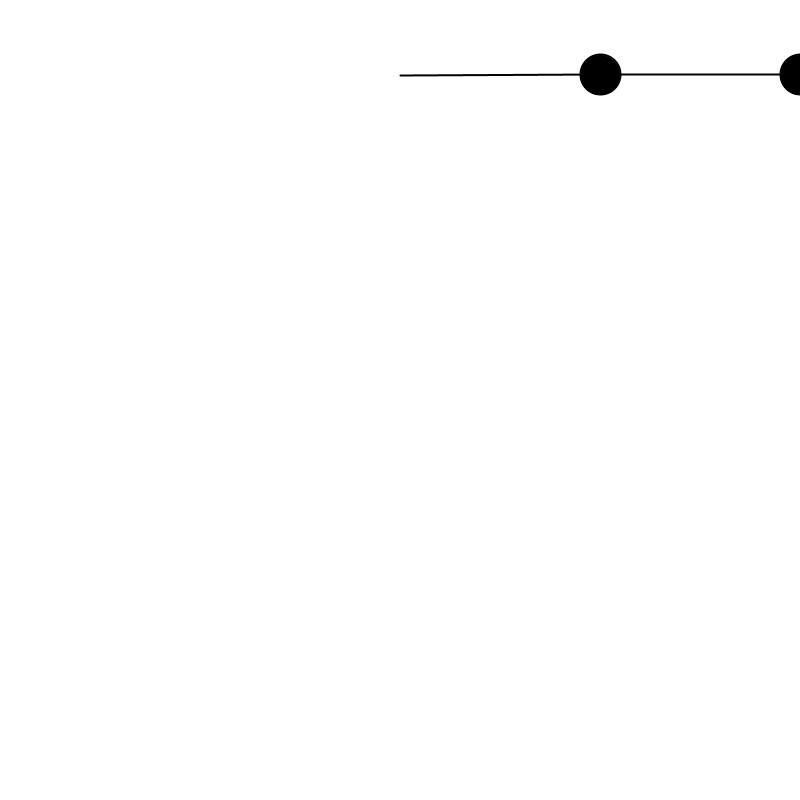
Frame 1 (no input)
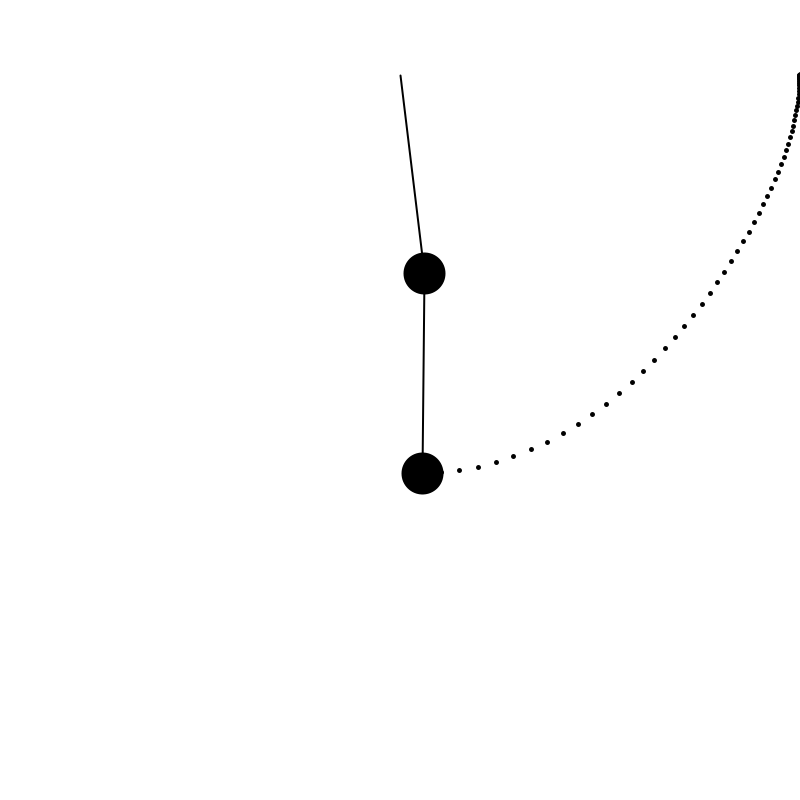
Frame 60 (the mouse pressed at the canvas centre just before this capture)
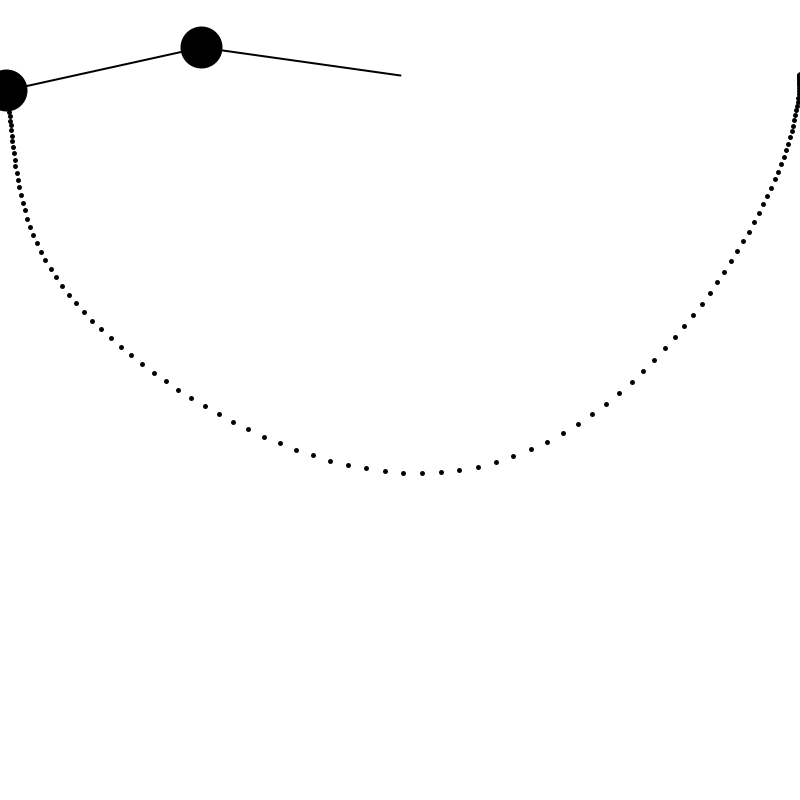
Frame 120 (the mouse held since frame 60 and released just before this capture)

The Processing sketch that drew these frames (run headless with seeded random() and noise(); from frame 60 on, the mouse is pressed at the canvas centre):

// Processing sketch: doublePendulum
// ── doublePendulum.pde

float r1 = 200;
float r2 = 200;
float m1 = 40;
float m2 = 40;
float a1 = PI/2; //CONTROLS "MOVEMENT"
float a2 = PI/2; //CONTROLS "MOVEMENT"

float a1_v = 0;
float a2_v = 0;
float g = 0.3;

float px2 = -1;
float py2 = -1;


PGraphics tracingCanvas;


void setup(){
  size(800, 800);
  tracingCanvas = createGraphics(800, 800);
  tracingCanvas.beginDraw();
  tracingCanvas.background(255);
  tracingCanvas.endDraw();
  
}

void draw(){
  
  
  //Equation
  //#1
  float num1 = -g * (2 * m1 + m2) * sin(a1);
  float num2 = -m2 * g * sin(a1-2*a2);
  float num3 = -2*sin(a1-a2) * m2;
  float num4 = a2_v*a2_v*r2+a1_v*a1_v*r1*cos(a1-a2);
  float denominator = r1 * (2*m1+m2-m2*cos(2*a1-2*a2));
  
  float a1_a = (num1 + num2 + num3*num4)/denominator;
  
  //#2
  num1 = 2 * sin(a1-a2);
  num2 = (a1_v*a1_v*r1*(m1+m2));
  num3 = g * (m1 + m2) * cos(a1);
  num4 = a2_v*a2_v*r2*m2*cos(a1-a2);
  
  denominator = r2 * (2*m1+m2-m2*cos(2*a1-2*a2));
  
  float a2_a = (num1*(num2+num3+num4)) / denominator;
  
  
  
  image(tracingCanvas, 0, 0);
  stroke(0);
  strokeWeight(2);
  
  translate (400, 75);
  
  float x1 = r1 * sin(a1);
  float y1 = r1 * cos(a1);
  
  //Same but with offset from x1 and y1
  float x2 = x1 + r2 * sin(a2);
  float y2 = y1 + r2 * cos(a2);
  
  line(0, 0, x1, y1);
  fill(0);
  ellipse(x1, y1, m1, m1);
  
  line(x1, y1, x2, y2);
  fill(0);
  ellipse(x2, y2, m2, m2);
  
  //adjust velocity first
  a1_v += a1_a;
  a2_v += a2_a;
  a1 += a1_v;
  a2 += a2_v;
  
  
  
  
  tracingCanvas.beginDraw();
  tracingCanvas.translate(400, 75);
  tracingCanvas.strokeWeight(5);
  tracingCanvas.stroke(1);
  tracingCanvas.point(x2, y2);
  tracingCanvas.endDraw();
}
  
